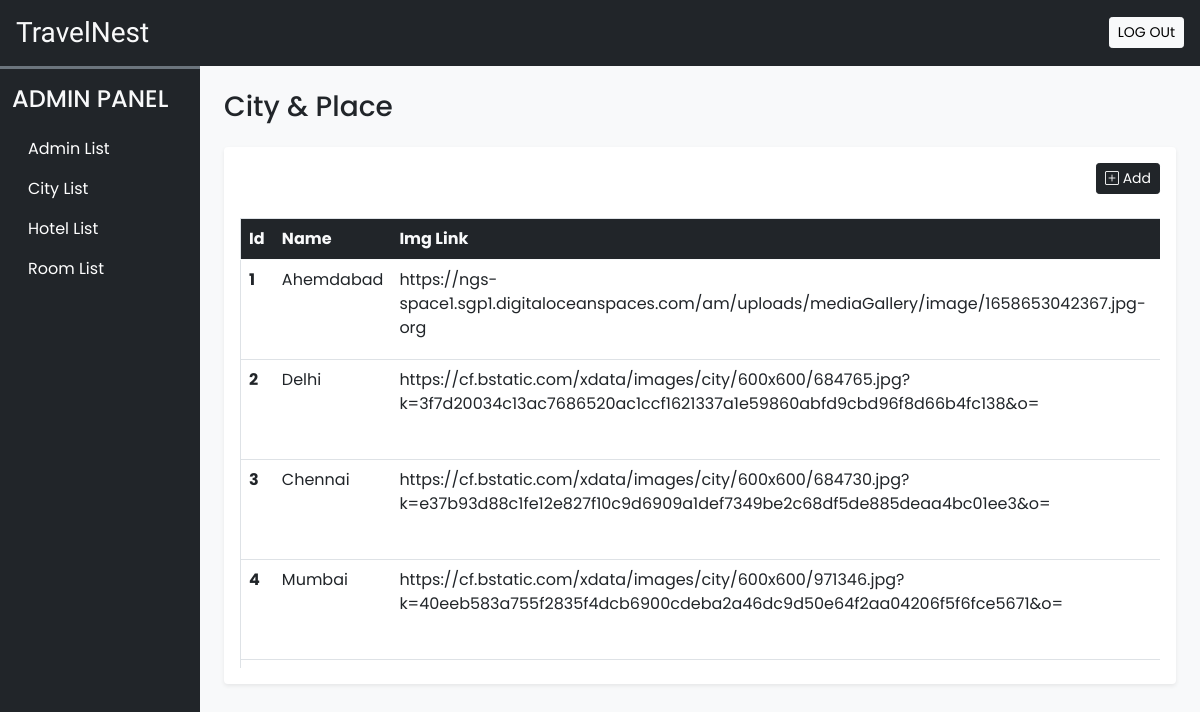
/admin/city.php, run on the app's committed database.
### tables this page shows
CREATE TABLE `cities` (
  `id` int(11) NOT NULL,
  `city` varchar(100) NOT NULL,
  `img` varchar(500) NOT NULL,
  `caption` varchar(100) NOT NULL
);

### admin/city.php (the view, shortened to what this page needs)
<!DOCTYPE html>
<html lang="en">
<head>
    <?php require('include/links.php'); ?>
</head>
<body class="bg-light">
    <?php require('include/header.php'); ?>
    <div class="container-fluid" id="main-content">
        <div class="row">
            <div class="col-lg-10 ms-auto p-4 overflow-hidden">
               <h3 class="mb-4">City & Place</h3>
        <div class="card border-0 shadow-sm mb-4">
            <div class="card-body">
                <div class="text-end mb-4">
                    <button type="button" class="btn btn-dark shadow-none btn-sm" data-bs-toggle="modal" data-bs-target="#add-city">
                        <i class="bi bi-plus-square"></i> Add
                    </button>
                </div>
                <div class="table-responsive-lg" style="height : 450px; overflow-y: scroll;">
                    <table class="table table-hover border">
                        <thead>
                            <tr class="bg-dark text-light">
                                <th scope="col">Id</th>
                                <th scope="col" >Name</th>
                                <th scope="col" width="100px">Img Link</th>
                            </tr>
                        </thead>
                            <tbody id="city-data">
                            <?php
                                require('include/db_config.php');
                                $sql = "SELECT * FROM cities";
                                $result = $con->query($sql);
                                if ($result->num_rows > 0) {
                                    while ($row = $result->fetch_assoc()) {
                                        echo '<tr>';
                                        echo '<th scope="row">' . $row['id'] . '</th>';
                                        echo '<td>' . $row['city'] . '</td>';
                                        echo '<td>' . $row['img'] . '</td>';
                                        echo '<td><div class="text-end ">
                                        <button type="button" class="btn btn-dark shadow-none btn-sm " data-bs-toggle="modal" data-bs-target="#edit-city' . $row['id'] . '" >
                                        <i class="bi bi-pencil-square"></i>  Edit
                                        </button>
                                        <a href ="delete_city.php?id='.$row['id'].' "class="btn btn-danger roundes-pill shadow-none btn-sm">
                                        <i class="bi bi-trash"></i> Delete
                                        </a></td></div>';
                                    echo '</tr>';
                                    }
                                } else {
                                    echo '<tr><td colspan="4">No data available</td></tr>';
                                }
                            ?>
</body>
</html>

### admin/include/links.php (shortened to what this page needs)
<link href="https://cdn.jsdelivr.net/npm/bootstrap@5.0.2/dist/css/bootstrap.min.css" rel="stylesheet">
<link rel="stylesheet" href="https://cdn.jsdelivr.net/npm/bootstrap-icons@1.10.5/font/bootstrap-icons.css">
<link rel="stylesheet" href="css/common.css">
<link rel="stylesheet" href="https://cdn.jsdelivr.net/npm/swiper@10/swiper-bundle.min.css"/>

### admin/include/header.php (shortened to what this page needs)
<div class="container-fluid bg-dark text-light p-3 d-flex align-items-center justify-content-between sticky-top">
    <h3 class="mb-0 h-font">TravelNest</h3>
    <a href="logout.php" class="btn btn-light btn-sm">LOG OUt</a>
</div>
<div class="col-lg-2 bg-dark border-top border-3 border-secondary" id="dashboard-menu">
    <nav class="navbar navbar-expand-lg navbar-dark">
        <div class="container-fluid flex-lg-column align-items-stretch">
            <h4 class="mt-2 text-light ">ADMIN PANEL</h4>
            <div class="collapse navbar-collapse flex-column mt-2 align-item-stretch" id="admindropdown">
                <ul class="nav nav-pills flex-column w-100">
                    <li class="nav-item">
                        <a class="nav-link text-white" href="home.php">Admin List</a>
                    </li>
                    <li class="nav-item">
                        <a class="nav-link text-white" href="city.php">City List</a>
                    </li>
                    <li class="nav-item">
                        <a class="nav-link text-white" href="hotel_list.php">Hotel List</a>
                    </li>
                    <li class="nav-item">
                        <a class="nav-link text-white" href="room_list.php">Room List</a>
                    </li>
                </ul>
            </div>
        </div>
    </nav>
</div>

### admin/css/common.css (style rules this page uses)
:root { --teal:#2ec1ac; --teal_hover:#279e8c; }
* { font-family: 'Poppins', sans-serif; }
.h-font { font-family: 'Merienda', cursive; }
#dashboard-menu { position: fixed; height: 100%; z-index : 11; }

### data on the page
cities: id "1", city "Ahemdabad", img "https://ngs-space1.sgp1.digitaloceanspaces.com/am/uploads/mediaGallery/image/1658653042367.jpg-org"
cities: id "2", city "Delhi", img "https://cf.bstatic.com/xdata/images/city/600x600/684765.jpg?k=3f7d20034c13ac7686520ac1ccf1621337a1e59860abfd9cbd96f8d66b4fc138&o="
cities: id "3", city "Chennai", img "https://cf.bstatic.com/xdata/images/city/600x600/684730.jpg?k=e37b93d88c1fe12e827f10c9d6909a1def7349be2c68df5de885deaa4bc01ee3&o="
cities: id "4", city "Mumbai", img "https://cf.bstatic.com/xdata/images/city/600x600/971346.jpg?k=40eeb583a755f2835f4dcb6900cdeba2a46dc9d50e64f2aa04206f5f6fce5671&o="
